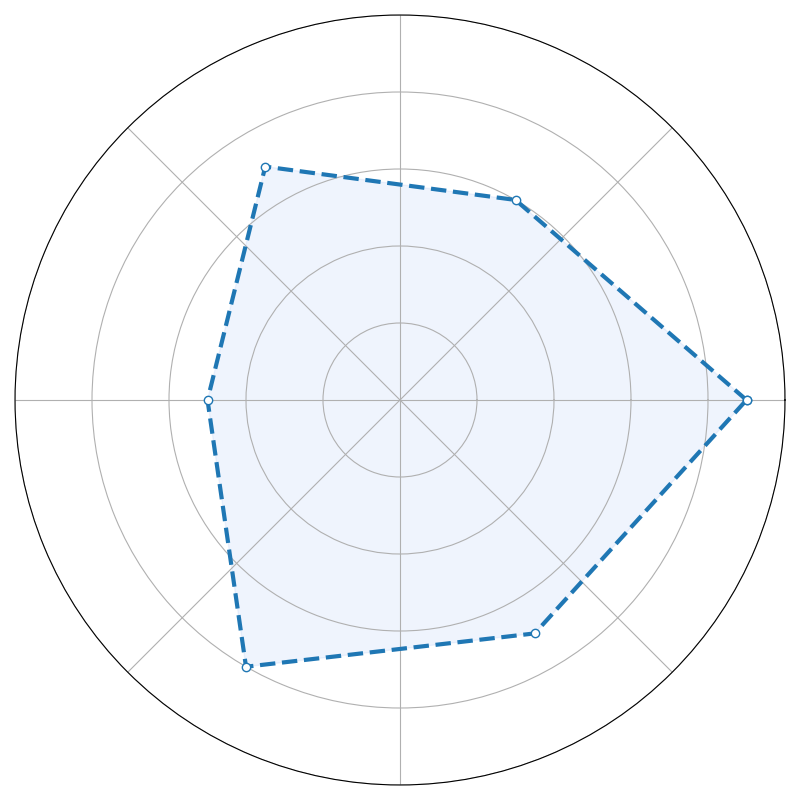

Write the Python code that produced this figure.
import numpy as np
import matplotlib.pyplot as plt
from math import pi

arcane_academy = [7, 8, 5, 9, 6, 8]
elderwood_grove = [8, 6, 9, 8, 5, 7]
silver_spire = [6, 9, 7, 7, 8, 6]
shadow_haven = [8, 7, 7, 6, 9, 5]

# New made-up academies
mystic_meadow = [7, 7, 7, 8, 8, 6]
dusk_valley = [9, 6, 7, 5, 8, 7]

academies_data = {
    'Arcane Academy': arcane_academy,
    'Elderwood Grove': elderwood_grove,
    'Silver Spire': silver_spire,
    'Shadow Haven': shadow_haven,
    'Mystic Meadow': mystic_meadow,
    'Dusk Valley': dusk_valley
}

consistent_color = 'cornflowerblue'

def create_radar_chart(academy_data, color):
    num_vars = len(academy_data)
    angles = np.linspace(0, 2 * pi, num_vars, endpoint=False).tolist()
    academy_data += academy_data[:1]
    angles += angles[:1]

    fig, ax = plt.subplots(figsize=(8, 8), subplot_kw=dict(polar=True))
    ax.set_rlabel_position(45)
    plt.ylim(0, 10)

    ax.plot(angles, academy_data, linewidth=3, linestyle='--', marker='o', markerfacecolor='white')
    ax.fill(angles, academy_data, color=color, alpha=0.1)

    ax.tick_params(labelbottom=False, labelleft=False)

for academy_name, skill_levels in academies_data.items():
    create_radar_chart(skill_levels, consistent_color)

plt.tight_layout()
plt.show()
